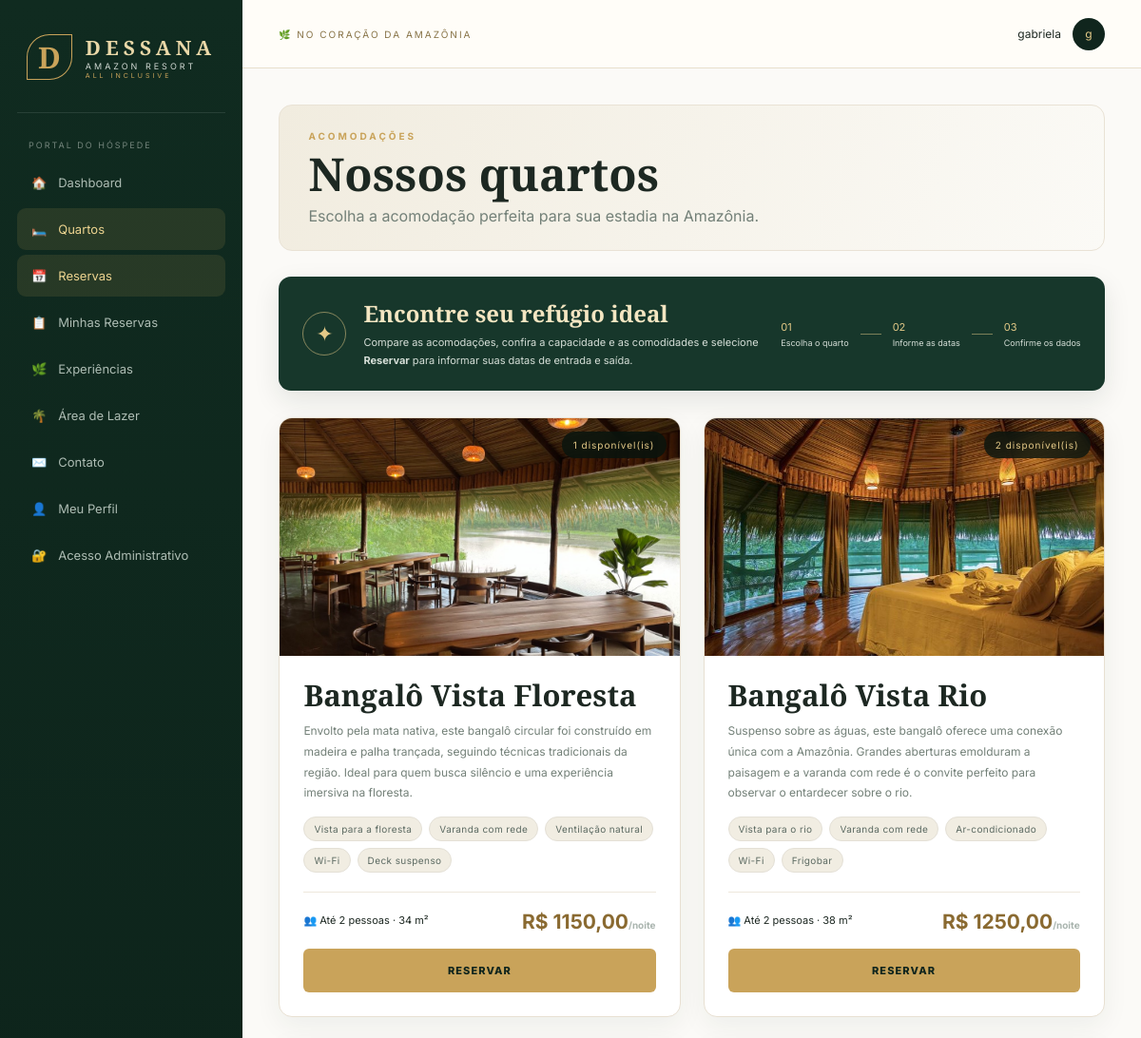
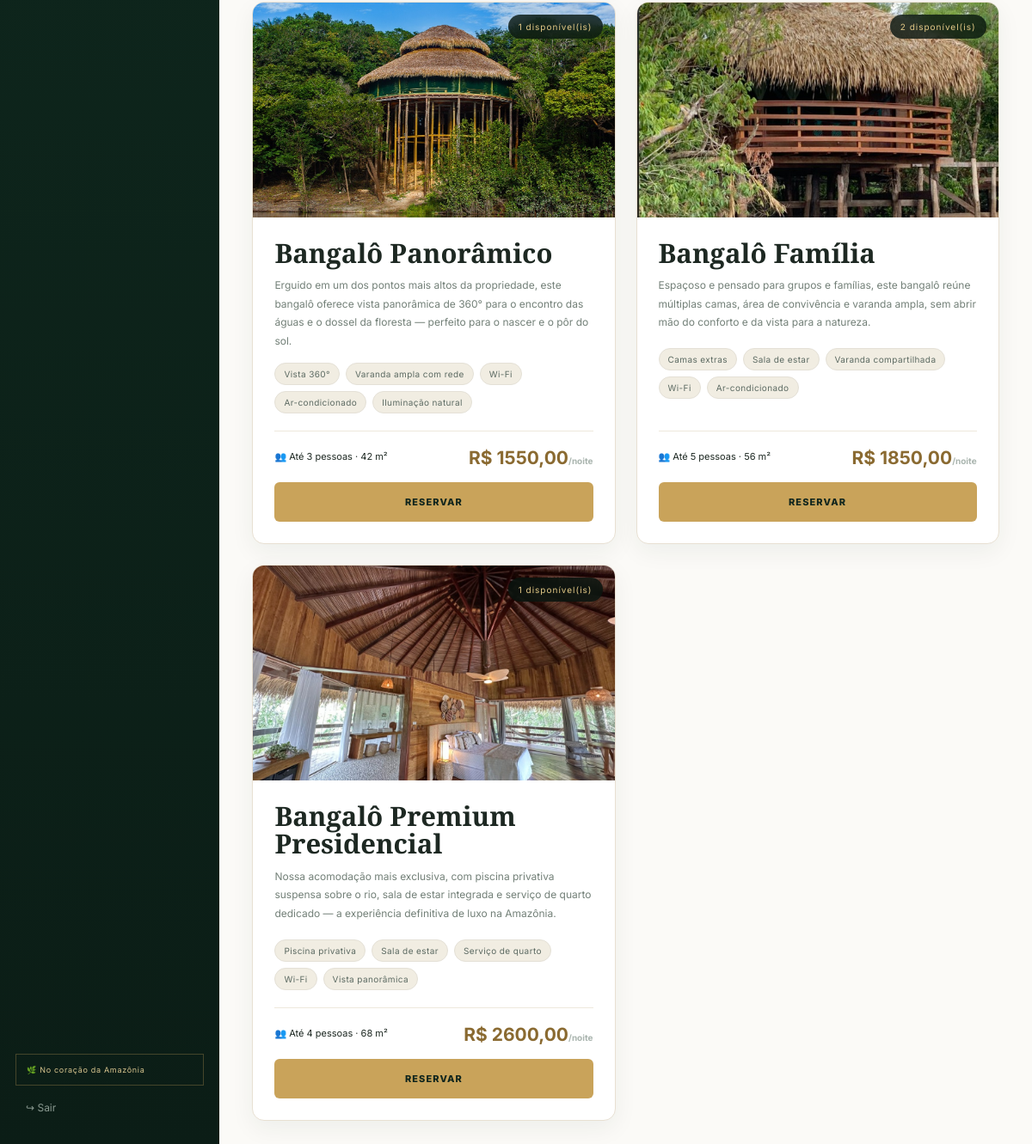
The page /hospede/quartos (signed in) on the database its author committed (2 pictures, top to bottom).
### tables this page shows
CREATE TABLE categorias (
    id INTEGER PRIMARY KEY AUTOINCREMENT,
    nome TEXT NOT NULL,
    descricao TEXT,
    capacidade INTEGER NOT NULL DEFAULT 1,
    valor_diaria REAL NOT NULL DEFAULT 0,
    imagem TEXT,
    comodidades TEXT,
    metragem TEXT,
    criado_em TEXT NOT NULL DEFAULT CURRENT_TIMESTAMP
);

### app.py (the view)
@app.route("/hospede/quartos")
@hospede_required
def hospede_quartos():
    conn = get_db()
    categorias_rows = conn.execute("""
        SELECT c.*,
          (SELECT COUNT(*) FROM quartos q WHERE q.categoria_id = c.id AND q.status = 'Disponível') AS disponiveis
        FROM categorias c
        ORDER BY c.valor_diaria ASC
    """).fetchall()
    conn.close()
    return render_template("hospede_quartos.html", categorias=categorias_rows)

### app.py (called while the page is built)
def get_db():
    conn = sqlite3.connect(DB_PATH)
    conn.row_factory = sqlite3.Row
    conn.execute("PRAGMA foreign_keys = ON")
    return conn

def hospede_required(view):
    @wraps(view)
    def wrapped(*args, **kwargs):
        if "user_id" not in session or session.get("tipo") != "hospede":
            return redirect(url_for("login"))
        return view(*args, **kwargs)
    return wrapped

### templates/hospede_quartos.html (shortened to what this page needs)
{% extends "base.html" %}
{% block content %}
<div class="page-heading">
  <div><div class="eyebrow">ACOMODAÇÕES</div><h1>Nossos quartos</h1><p>Escolha a acomodação perfeita para sua estadia na Amazônia.</p></div>
</div>
<div class="guest-booking-guide">
  <div class="guest-booking-guide-icon">✦</div>
  <div><strong>Encontre seu refúgio ideal</strong><p>Compare as acomodações, confira a capacidade e as comodidades e selecione <b>Reservar</b> para informar suas datas de entrada e saída.</p></div>
  <div class="guest-booking-steps"><span>01 <small>Escolha o quarto</small></span><i></i><span>02 <small>Informe as datas</small></span><i></i><span>03 <small>Confirme os dados</small></span></div>
</div>
<div class="photo-cards-grid">
  {% for c in categorias %}
  <div class="photo-card">
    <a href="{{ url_for('hospede_quarto_detalhe', id=c.id) }}" style="display:block;">
      <div class="photo-card-img" style="background-image:url('{{ url_for('static', filename='images/' ~ (c.imagem or 'guest/hero-rio.jpg')) }}');">
        <span class="photo-card-tag">{% if c.disponiveis > 0 %}{{ c.disponiveis }} disponível(is){% else %}Indisponível{% endif %}</span>
      </div>
    </a>
    <div class="photo-card-body">
      <h3><a href="{{ url_for('hospede_quarto_detalhe', id=c.id) }}" style="color:inherit;text-decoration:none;">{{ c.nome }}</a></h3>
      <p>{{ c.descricao or 'Acomodação premium do resort.' }}</p>
      <div class="amenity-tags">
        {% for a in (c.comodidades or '').split(',') %}{% if a.strip() %}<span class="amenity-tag">{{ a.strip() }}</span>{% endif %}{% endfor %}
      </div>
      <div class="room-meta">
        <span>👥 Até {{ c.capacidade }} pessoas{% if c.metragem %} · {{ c.metragem }}{% endif %}</span>
        <strong>R$ {{ '%.2f'|format(c.valor_diaria)|replace('.', ',') }}<small>/noite</small></strong>
      </div>
      <button class="primary-btn small" style="width:100%;margin-top:16px;justify-content:center;" {% if c.disponiveis == 0 %}disabled{% endif %} onclick="abrirReserva({{ c.id }}, '{{ c.nome }}', {{ c.capacidade }}, {{ c.valor_diaria }})">RESERVAR</button>
    </div>
  </div>
  {% else %}
  <div class="empty">Nenhuma acomodação cadastrada no momento.</div>
  {% endfor %}
</div>
{% endblock %}

### templates/base.html (shortened to what this page needs)
<!doctype html>
<html lang="pt-BR">
<head>
  <link rel="stylesheet" href="{{ url_for('static', filename='css/style.css') }}">
</head>
<body>
{% if session.get('user_id') %}
<div class="app-shell">
  <aside class="sidebar" id="sidebar">
    <div class="brand">
      <div class="brand-mark">D</div>
      <div>
        <strong>DESSANA</strong>
        <span>AMAZON RESORT</span>
        <small>ALL INCLUSIVE</small>
      </div>
    </div>
    {% if session.get('tipo') == 'hospede' %}
    <div class="side-label">PORTAL DO HÓSPEDE</div>
    <nav>
      <a class="{{ 'active' if request.endpoint == 'hospede_dashboard' }}" href="{{ url_for('hospede_dashboard') }}">🏠 <span>Dashboard</span></a>
      <a class="{{ 'active' if request.endpoint in ['hospede_quartos','hospede_quarto_detalhe'] }}" href="{{ url_for('hospede_quartos') }}">🛏️ <span>Quartos</span></a>
      <a class="{{ 'active' if request.endpoint == 'hospede_quartos' }}" href="{{ url_for('hospede_quartos') }}">📅 <span>Reservas</span></a>
      <a class="{{ 'active' if request.endpoint == 'minhas_reservas' }}" href="{{ url_for('minhas_reservas') }}">📋 <span>Minhas Reservas</span></a>
      <a class="{{ 'active' if request.endpoint == 'hospede_experiencias' }}" href="{{ url_for('hospede_experiencias') }}">🌿 <span>Experiências</span></a>
      <a class="{{ 'active' if request.endpoint == 'hospede_lazer' }}" href="{{ url_for('hospede_lazer') }}">🌴 <span>Área de Lazer</span></a>
      <a class="{{ 'active' if request.endpoint == 'hospede_contato' }}" href="{{ url_for('hospede_contato') }}">✉️ <span>Contato</span></a>
      <a class="{{ 'active' if request.endpoint == 'hospede_perfil' }}" href="{{ url_for('hospede_perfil') }}">👤 <span>Meu Perfil</span></a>
      <a href="{{ url_for('administracao') }}">🔐 <span>Acesso Administrativo</span></a>
    </nav>
    {% endif %}
    <div class="sidebar-bottom">
      <div class="eco-badge">🌿 No coração da Amazônia</div>
      <a class="logout" href="{{ url_for('logout') }}">↪ Sair</a>
    </div>
  </aside>
  <main class="main">
    <header class="topbar">
      <div class="top-location">🌿 NO CORAÇÃO DA AMAZÔNIA</div>
      <div class="top-user">
        <span>{{ session.get('user_name') }}</span>
        <div class="avatar">{{ session.get('user_name','A')[0] }}</div>
      </div>
    </header>
    <section class="content">
      {% block content %}{% endblock %}
    </section>
  </main>
</div>
{% else %}
  {% block public_content %}{% endblock %}
{% endif %}
</body>
</html>

### rows shown on the page
categorias: imagem (picture), disponiveis "1", nome "Bangalô Vista Floresta", descricao "Envolto pela mata nativa, este bangalô circular foi construído em madeira e palha trançada, seguindo técnicas tradicionais da região. Ideal para quem busca silêncio e uma experiência imersiva na floresta.", strip "Vista para a floresta" "Varanda com rede" "Ventilação natural" "Wi-Fi" "Deck suspenso", capacidade "2", metragem "34 m²", valor_diaria "1150,00"
categorias: imagem (picture), disponiveis "2", nome "Bangalô Vista Rio", descricao "Suspenso sobre as águas, este bangalô oferece uma conexão única com a Amazônia. Grandes aberturas emolduram a paisagem e a varanda com rede é o convite perfeito para observar o entardecer sobre o rio.", strip "Vista para o rio" "Varanda com rede" "Ar-condicionado" "Wi-Fi" "Frigobar", capacidade "2", metragem "38 m²", valor_diaria "1250,00"
categorias: imagem (picture), disponiveis "1", nome "Bangalô Panorâmico", descricao "Erguido em um dos pontos mais altos da propriedade, este bangalô oferece vista panorâmica de 360° para o encontro das águas e o dossel da floresta — perfeito para o nascer e o pôr do sol.", strip "Vista 360°" "Varanda ampla com rede" "Wi-Fi" "Ar-condicionado" "Iluminação natural", capacidade "3", metragem "42 m²", valor_diaria "1550,00"
categorias: imagem (picture), disponiveis "2", nome "Bangalô Família", descricao "Espaçoso e pensado para grupos e famílias, este bangalô reúne múltiplas camas, área de convivência e varanda ampla, sem abrir mão do conforto e da vista para a natureza.", strip "Camas extras" "Sala de estar" "Varanda compartilhada" "Wi-Fi" "Ar-condicionado", capacidade "5", metragem "56 m²", valor_diaria "1850,00"
categorias: imagem (picture), disponiveis "1", nome "Bangalô Premium Presidencial", descricao "Nossa acomodação mais exclusiva, com piscina privativa suspensa sobre o rio, sala de estar integrada e serviço de quarto dedicado — a experiência definitiva de luxo na Amazônia.", strip "Piscina privativa" "Sala de estar" "Serviço de quarto" "Wi-Fi" "Vista panorâmica", capacidade "4", metragem "68 m²", valor_diaria "2600,00"

### other values the page prints
{{ session.get('user_name') }} "gabriela"
{{ session.get('user_name','A')[0] }} "g"
